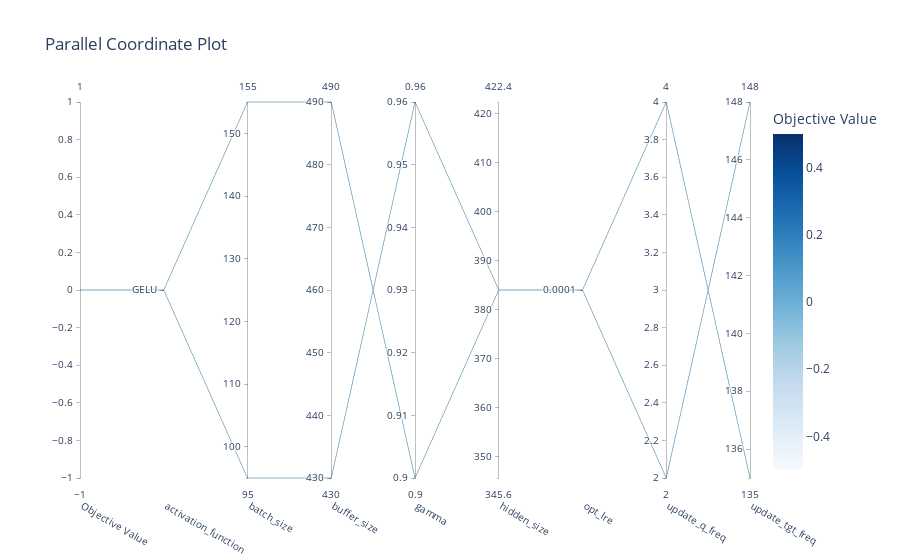

Notebook cell for this chart:
### Markdown cell above
## Parameter Search & Code Execution

### Code cell
if hyperparam_discovery:

    # For Objective function, need to create agent name before to link agent with enviornment
    agent_name = 'hyp_profit_agent'
    agent_path = save_path_root + '/hyp_param_search'
    metric = 'val_tot_r'
    max_len_buf = np.round(hyp_trn_idx['DJI'][1] - hyp_trn_idx['DJI'][0] + window_size, -2) -10 # manual input, could be error here if
    print(f'Max Mem Length: {max_len_buf}')

    def objective(trial):
        

        # Define the hyperparameters to search over

        ## NN hyperparameters
        #sug_hidden_layers = trial.suggest_int('hidden_layers', low=1, high=3)
        sug_hidden_size = trial.suggest_int('hidden_size', low=256, high=512, step=128)
        sug_update_q_freq = trial.suggest_int('update_q_freq',low=1,high=5)
        sug_update_tgt_freq = trial.suggest_int('update_tgt_freq',low=15,high=200)

        ## Activation Function Passing
        activation_functions = {
        'ELU': nn.ELU(),
        'LRELUs02': nn.LeakyReLU(negative_slope=0.2),
        'GELU': nn.GELU()
        }
        sug_activation_function_name = trial.suggest_categorical('activation_function', list(activation_functions.keys()))
        sug_activation_function = activation_functions[sug_activation_function_name]

        """
        ## Reward Function Passing
        reward_functions = {
        'profit': future_profit(None,5),
        'risk': risk_reward(None,5),
        }
        sug_reward_function_name = trial.suggest_categorical('reward_function', list(reward_functions.keys()))
        sug_reward_function = reward_functions[sug_reward_function_name]
        """
        ## Optimizer hyperparameters
        sug_opt_lre = trial.suggest_categorical('opt_lre',[0.0001,.0001,0.01,0.1])
        sug_gamma = trial.suggest_float('gamma',low=0.90,high=0.99,step=0.01)
        ## Memory Replay hyperparameters
        sug_buffer_size = trial.suggest_int('buffer_size',low=220,high=600,step=10)
        sug_batch_size = trial.suggest_int('batch_size',low=50,high=200,step=5)

        # Define Training Parameters
        hyp_training_params = {'training_episodes': 1,
                   'epsilon_decya_func': linear_decay,
                   'initial_epsilon': 0.9,
                   'final_epsilon': 0.1,
                   'update_q_freq': sug_update_q_freq,
                   'update_tgt_freq': sug_update_tgt_freq,                   
                   'save_path': export_path,
                   'metric_func': metric_function
                   }

        hyp_earlystop_params = {'min_training_episodes': 1,
                   'early_stop': False,
                   'stop_metric': None,
                   'stop_patience': 2,
                   'stop_delta': 0.001
                    }
        
        
        # Saving Setup
        ## Current Parameter Values:
        #cur_n_fcl = trial.params['hidden_layers']
        cur_fcl_size = trial.params['hidden_size']
        cur_q_freq = trial.params['update_q_freq']
        cur_tgt_freq = trial.params['update_tgt_freq']
        cur_act_func = trial.params['activation_function']
        #cur_rwd_func = trial.params['reward_function']
        cur_lre = decimal_to_text(trial.params['opt_lre'])
        cur_buf_size = trial.params['buffer_size']
        cur_bat_size = trial.params['batch_size']

        ## Create Notation for Hyperparameter Setup
        test_name = (f'2FC{cur_fcl_size}_{cur_act_func}_' +
                    f'BT{cur_bat_size}BF{cur_buf_size}_Q{cur_q_freq}_' +
                    f'TGT{cur_tgt_freq}_LR{cur_lre}')

        ## Create Dir to save results
        test_name_path =  agent_path + '/' + test_name
        if not os.path.exists(test_name_path):
            os.makedirs(test_name_path)
            print(f"Directory '{test_name_path}' created successfully.")
        else:
            print(f"Directory '{test_name_path}' already exists.")

        # Create Agent with hyperparameters
        best_agent = DdqnAgent(name=agent_name,
                            environment=None,
                            reward_function = future_profit,
                            reward_params = {'n':5},
                            env_state_mod_func = None,
                            input_size= 15,
                            hidden_size= sug_hidden_size,
                            output_size=3,
                            activation_function = sug_activation_function,
                            num_hidden_layers = 2,
                            buffer_size= sug_buffer_size,
                            batch_size = sug_batch_size,
                            alpha = sug_opt_lre,
                            gamma = sug_gamma,
                            opt_wgt_dcy = 0.01,
                            dropout_rate = 0.20,
                            device = device)

        # Training Model
        for key, rl_env in env.items():

            if key in trn_keys:
                rl_env.add_agent(agent_name)
                rl_env.set_decision_agent(agent_name)
                
                if hyp_validate:
                    hyp_idx_params = {'start_idx': hyp_trn_idx[key][0],
                                'end_idx':hyp_trn_idx[key][1],
                                'val_start_idx': hyp_val_idx[key][0],
                                'val_end_idx': hyp_val_idx[key][1]}
                else:
                    hyp_idx_params ={'start_idx': hyp_trn_idx[key][0],
                                'end_idx':hyp_trn_idx[key][1],
                                'val_start_idx': None,
                                'val_end_idx': None}
                
                hyp_combined_params = hyp_training_params | hyp_earlystop_params | hyp_idx_params
                
                best_agent.set_env_stat_modify_func(env_mod_func_dic[key].process)
                best_agent.set_environment(rl_env)
                best_agent.train(**hyp_combined_params)
                
                # Save Agent
                file_root_name = f'{key}_TRN_{hyp_trn_idx[key][0]}-{hyp_trn_idx[key][1]}'
                best_agent.export_Q_nn(test_name_path+"/model_save")

                # Create/Export Records
                env_data_record = rl_env.get_step_data()
                agent_data_record = best_agent.get_step_data()
                training_record =  pd.concat([env_data_record, agent_data_record], axis=1, join='inner')
                training_record.to_csv(f'{test_name_path}/{file_root_name}_step_data.csv')
                episodic_training_record = best_agent.get_training_episodic_data()
                episodic_training_record.to_csv(f'{test_name_path}/{file_root_name}_epi_data.csv')
                
                
                
                rl_env.remove_agent(agent_name)

        # Test Model

        scores = []
        for key, rl_env in env.items():

            if key in tst_keys:
                rl_env.add_agent(agent_name)
                rl_env.set_decision_agent(agent_name)
                
                best_agent.set_env_stat_modify_func(env_mod_func_dic[key].process)
                best_agent.set_environment(rl_env)
                best_agent.test(start_idx = hyp_tst_idx[key][0],
                            end_idx = hyp_tst_idx[key][1],
                            metric_func= metric_function,
                            testing_episodes=1)
                rl_env.remove_agent(agent_name)

                ## Save Test Metric Result(s) into
                ddqn_tst = best_agent.get_testing_episodic_data()
                score = ddqn_tst['tot_r'].mean()
                scores.append(score)

                ## Export Test data
                a = rl_env.get_step_data()
                b = best_agent.get_step_data()
                combined_df = pd.concat([a,b],axis=1)
                tst_df_file_name  = f'TST-{key}' + test_name + '.csv'
                trn_df_save_path = test_name_path + '/' + tst_df_file_name
                combined_df.to_csv(trn_df_save_path)

                ## Generate Trading Graphic
                tst_graph_file_name = trn_df_save_path[:-4] + '.png'
                agentperform.agent_stock_performance(env[key].stock_price_data[hyp_tst_idx[key][0]:hyp_tst_idx[key][1]][:,-1,0], # Selecting all batches, last price of window, closing price
                                                    combined_df['Env Action'].to_numpy(),
                                                    key,
                                                    best_agent.get_name(),
                                                    display_graph=False,
                                                    save_graphic=True,
                                                    path_file=tst_graph_file_name)

        mean = np.mean(scores)
        return mean

    study = optuna.create_study(direction='maximize')
    study.optimize(objective, n_trials=2)
    
    
    best_params = study.best_params
    
    # Export best Parameters
    best_param_file_name = save_path_root + '/hyp_param_search/train_params.txt'

    with open(best_param_file_name, 'w') as file:
        for key, value in best_params.items():
            file.write(f'{key}:\t{value}')
    
    fig = plot_parallel_coordinate(study)
    fig.show()
    print("Best value: ", study.best_value)
    print("Best params: ", study.best_params)

### Figure 1 — Plotly figure (JSON) as saved in the notebook; plotly's stock layout.template omitted (floating-point values rounded to 4 significant figures)
{"data": [{"dimensions": [{"label": "Objective Value", "range": [0, 0], "values": [0, 0]}, {"label": "activation_function", "range": [0, 0], "ticktext": ["GELU"], "tickvals": [0], "values": [0, 0]}, {"label": "batch_size", "range": [95, 155], "values": [95, 155]}, {"label": "buffer_size", "range": [430, 490], "values": [430, 490]}, {"label": "gamma", "range": [0.9, 0.96], "values": [0.96, 0.9]}, {"label": "hidden_size", "range": [384, 384], "values": [384, 384]}, {"label": "opt_lre", "range": [0, 0], "ticktext": ["0.0001"], "tickvals": [0], "values": [0, 0]}, {"label": "update_q_freq", "range": [2, 4], "values": [2, 4]}, {"label": "update_tgt_freq", "range": [135, 148], "values": [148, 135]}], "labelangle": 30, "labelside": "bottom", "line": {"color": [0, 0], "colorbar": {"title": {"text": "Objective Value"}}, "colorscale": [[0, "rgb(247,251,255)"], [0.125, "rgb(222,235,247)"], [0.25, "rgb(198,219,239)"], [0.375, "rgb(158,202,225)"], [0.5, "rgb(107,174,214)"], [0.625, "rgb(66,146,198)"], [0.75, "rgb(33,113,181)"], [0.875, "rgb(8,81,156)"], [1, "rgb(8,48,107)"]], "reversescale": false, "showscale": true}, "type": "parcoords"}], "layout": {"title": {"text": "Parallel Coordinate Plot"}}}
